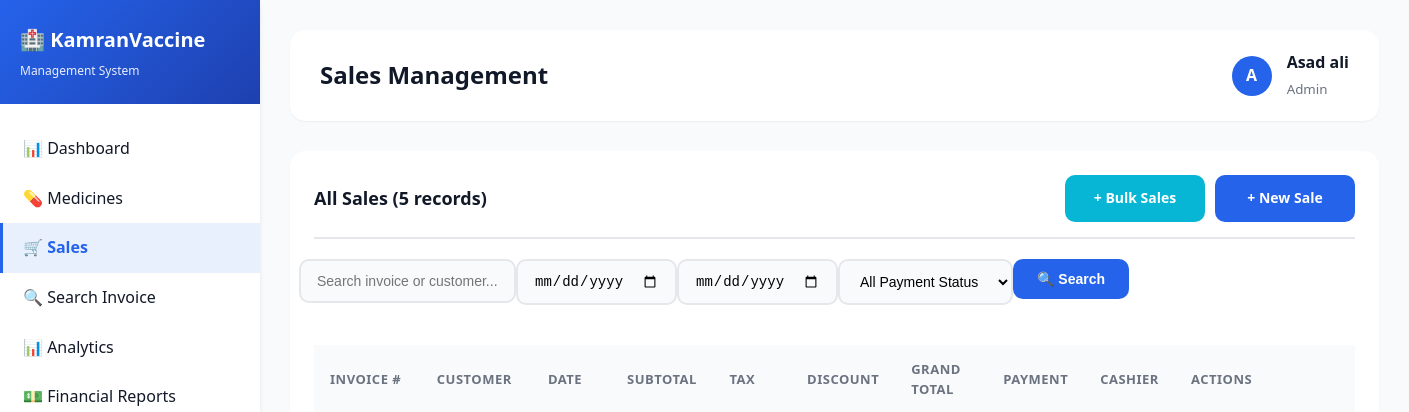
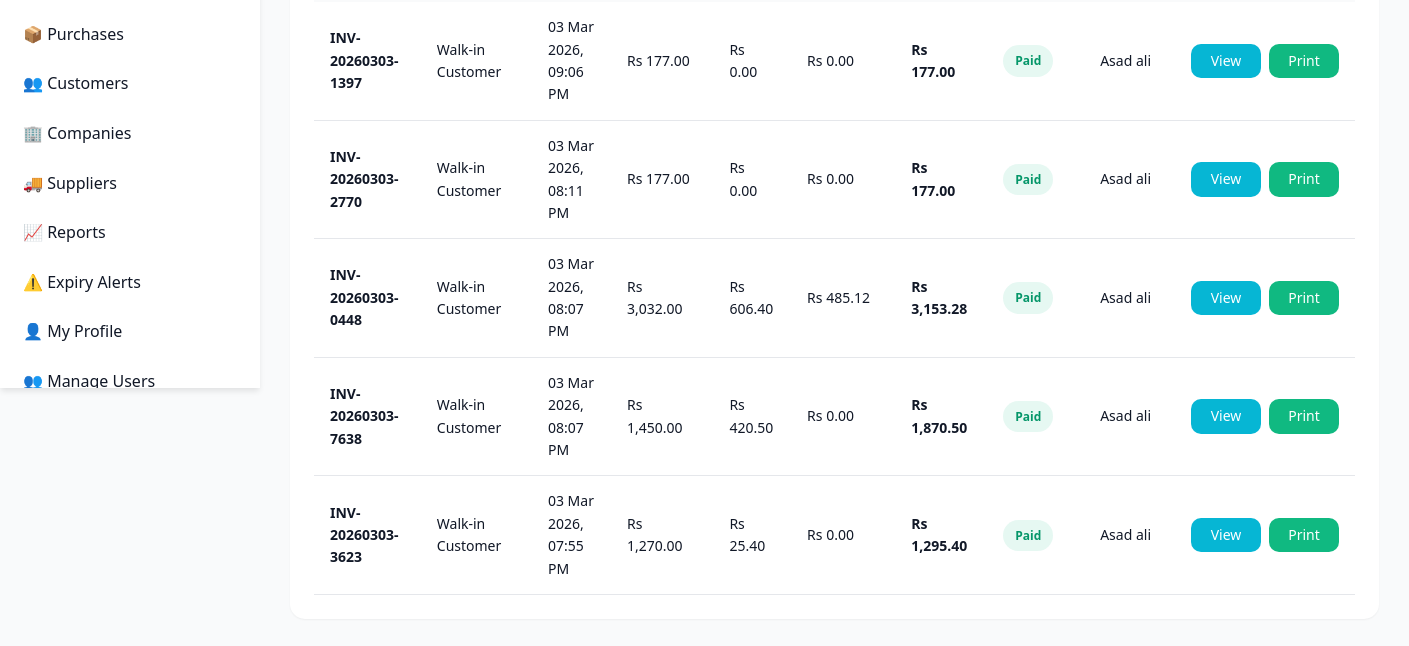
The page /admin/sales.php (signed in) on the database as committed earlier (2 pictures, top to bottom).
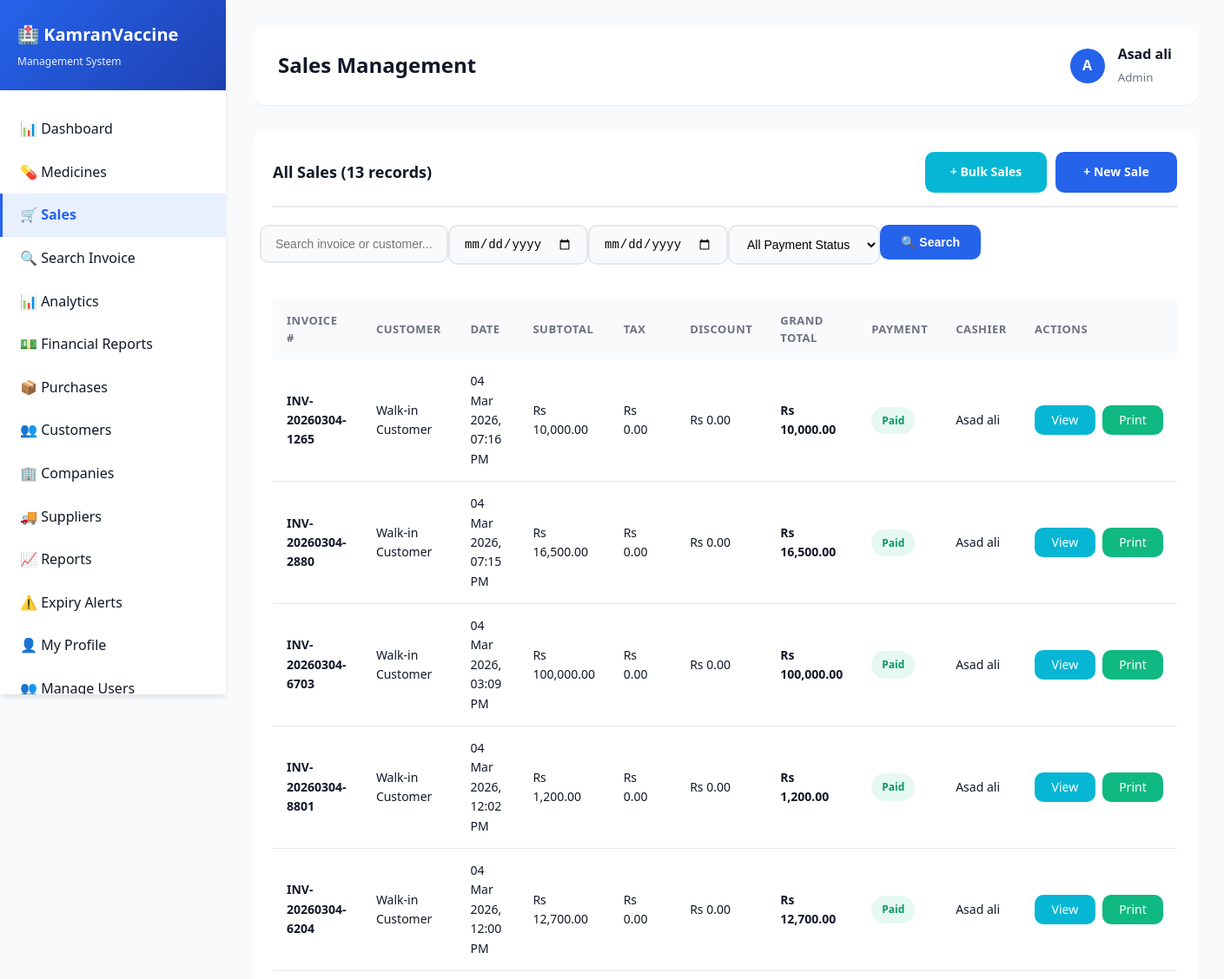
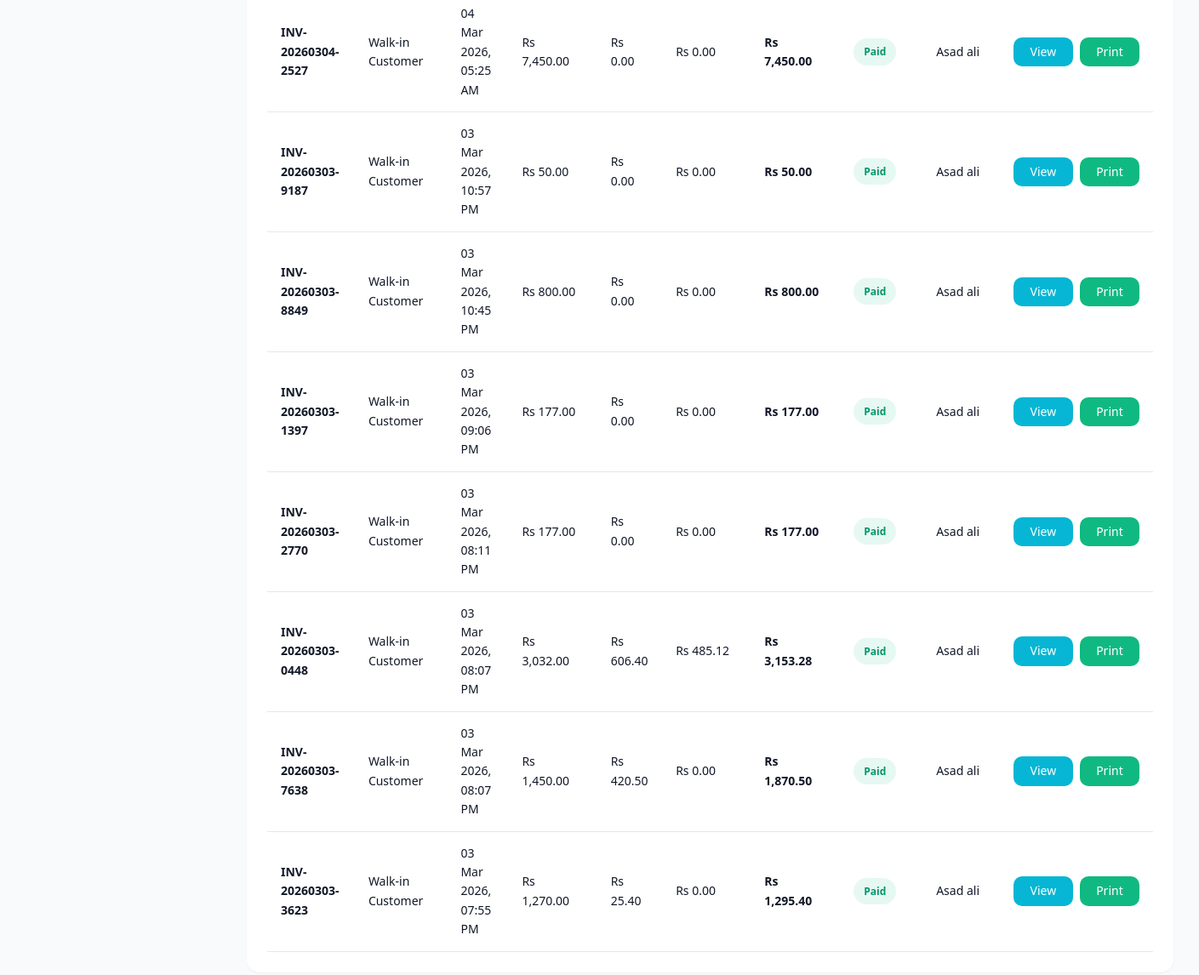
The same page on the database as committed later (2 pictures, top to bottom).
### tables this page shows
CREATE TABLE `sales` (
  `id` int(11) NOT NULL AUTO_INCREMENT,
  `invoice_number` varchar(50) NOT NULL,
  `customer_id` int(11) DEFAULT NULL,
  `user_id` int(11) DEFAULT NULL,
  `sale_date` timestamp NOT NULL DEFAULT current_timestamp(),
  `subtotal` decimal(10,2) NOT NULL,
  `tax_percentage` decimal(5,2) DEFAULT 0.00,
  `tax_amount` decimal(10,2) DEFAULT 0.00,
  `discount_percentage` decimal(5,2) DEFAULT 0.00,
  `discount_amount` decimal(10,2) DEFAULT 0.00,
  `grand_total` decimal(10,2) NOT NULL,
  `payment_method` enum('cash','card','upi','other') DEFAULT 'cash',
  `payment_status` enum('paid','pending','partial') DEFAULT 'paid',
  `amount_paid` decimal(10,2) DEFAULT 0.00,
  `change_amount` decimal(10,2) DEFAULT 0.00,
  `notes` text DEFAULT NULL,
  PRIMARY KEY (`id`),
  UNIQUE KEY `invoice_number` (`invoice_number`),
  KEY `customer_id` (`customer_id`),
  KEY `user_id` (`user_id`),
  KEY `idx_invoice` (`invoice_number`),
  KEY `idx_sale_date` (`sale_date`),
  CONSTRAINT `sales_ibfk_1` FOREIGN KEY (`customer_id`) REFERENCES `customers` (`id`) ON DELETE SET NULL,
  CONSTRAINT `sales_ibfk_2` FOREIGN KEY (`user_id`) REFERENCES `users` (`id`) ON DELETE SET NULL
);

CREATE TABLE `users` (
  `id` int(11) NOT NULL AUTO_INCREMENT,
  `username` varchar(100) NOT NULL,
  `password` varchar(255) NOT NULL,
  `full_name` varchar(255) NOT NULL,
  `email` varchar(255) DEFAULT NULL,
  `phone` varchar(20) DEFAULT NULL,
  `role` enum('admin','pharmacist','cashier','manager') DEFAULT 'cashier',
  `status` enum('active','inactive') DEFAULT 'active',
  `created_at` timestamp NOT NULL DEFAULT current_timestamp(),
  `last_login` timestamp NULL DEFAULT NULL,
  PRIMARY KEY (`id`),
  UNIQUE KEY `username` (`username`),
  KEY `idx_username` (`username`),
  KEY `idx_role` (`role`)
);

### admin/sales.php (the view, shortened to what this page needs)
<?php
include("includes/header.php");
$search = isset($_GET['search']) ? mysqli_real_escape_string($conn, $_GET['search']) : '';
$date_from = isset($_GET['date_from']) ? $_GET['date_from'] : '';
$date_to = isset($_GET['date_to']) ? $_GET['date_to'] : '';
$page = isset($_GET['page']) ? intval($_GET['page']) : 1;
$records_per_page = 15;
$offset = ($page - 1) * $records_per_page;
$count_query = "SELECT COUNT(*) as total FROM sales s
    LEFT JOIN customers c ON s.customer_id = c.id
    LEFT JOIN users u ON s.user_id = u.id WHERE 1=1";
$total_records = mysqli_fetch_assoc(mysqli_query($conn, $count_query))['total'];
$query = "SELECT s.*, c.customer_name, u.full_name as cashier FROM sales s
    LEFT JOIN customers c ON s.customer_id = c.id
    LEFT JOIN users u ON s.user_id = u.id WHERE 1=1";
$query .= " ORDER BY s.sale_date DESC LIMIT $records_per_page OFFSET $offset";
$sales = mysqli_query($conn, $query);
?>
<div class="card">
    <div class="card-header" style="display: flex; justify-content: space-between; align-items: center;">
        <h3>All Sales (<?php echo $total_records; ?> records)</h3>
        <div style="display: flex; gap: 10px;">
            <a href="bulk_sales.php" class="btn btn-info" style="min-width: 140px;">+ Bulk Sales</a>
            <a href="new_sale.php" class="btn btn-primary" style="min-width: 140px;">+ New Sale</a>
        </div>
    </div>
    <div class="card-body">
        <form method="GET" style="margin-bottom: 20px;">
            <div class="row">
                <div class="col-md-3">
                    <div class="form-group">
                        <input type="text" name="search" class="form-control" placeholder="Search invoice or customer..." value="<?php echo htmlspecialchars($search); ?>">
                    </div>
                </div>
                <div class="col-md-2">
                    <div class="form-group">
                        <input type="date" name="date_from" class="form-control" placeholder="From Date" value="<?php echo $date_from; ?>">
                    </div>
                </div>
                <div class="col-md-2">
                    <div class="form-group">
                        <input type="date" name="date_to" class="form-control" placeholder="To Date" value="<?php echo $date_to; ?>">
                    </div>
                </div>
                <div class="col-md-3">
                    <div class="form-group">
                        <select name="payment_status" class="form-control">
                            <option value="">All Payment Status</option>
                        </select>
                    </div>
                </div>
                <div class="col-md-2">
                    <button type="submit" class="btn btn-primary" style="width: 100%;">🔍 Search</button>
                </div>
            </div>
        </form>
        <div class="table-responsive">
            <table>
                <thead>
                    <tr>
                        <th>Invoice #</th>
                        <th>Customer</th>
                        <th>Date</th>
                        <th>Subtotal</th>
                        <th>Tax</th>
                        <th>Discount</th>
                        <th>Grand Total</th>
                        <th>Payment</th>
                        <th>Cashier</th>
                        <th>Actions</th>
                    </tr>
                </thead>
                <tbody>
                    <?php while ($sale = mysqli_fetch_assoc($sales)): ?>
                    <tr>
                        <td><strong><?php echo $sale['invoice_number']; ?></strong></td>
                        <td><?php echo $sale['customer_name'] ?? 'Walk-in Customer'; ?></td>
                        <td><?php echo date('d M Y, h:i A', strtotime($sale['sale_date'])); ?></td>
                        <td>Rs <?php echo number_format($sale['subtotal'], 2); ?></td>
                        <td>Rs <?php echo number_format($sale['tax_amount'], 2); ?></td>
                        <td>Rs <?php echo number_format($sale['discount_amount'], 2); ?></td>
                        <td><strong>Rs <?php echo number_format($sale['grand_total'], 2); ?></strong></td>
                        <td>
                            <span class="badge badge-<?php echo $sale['payment_status'] == 'paid' ? 'success' : 'warning'; ?>">
                                <?php echo ucfirst($sale['payment_status']); ?>
                            </span>
                        </td>
                        <td><?php echo $sale['cashier']; ?></td>
                        <td>
                            <div class="action-buttons">
                                <a href="view_sale.php?id=<?php echo $sale['id']; ?>" class="btn btn-info btn-sm">View</a>
                                <a href="print_invoice.php?id=<?php echo $sale['id']; ?>" class="btn btn-success btn-sm" target="_blank">Print</a>
                            </div>
                        </td>
                    </tr>
                    <?php endwhile; ?>
                </tbody>
            </table>
        </div>
    </div>
</div>
<?php include("includes/footer.php"); ?>

Rows that differ between the two databases and show on the page:
added sales: invoice_number "INV-20260304-1265", customer_name "Walk-in Customer", sale_date "04 Mar 2026, 07:16 PM", subtotal "10,000.00", tax_amount "0.00", discount_amount "0.00", grand_total "10,000.00", payment_status "Paid", user.full_name "Asad ali"
added sales: invoice_number "INV-20260304-2880", customer_name "Walk-in Customer", sale_date "04 Mar 2026, 07:15 PM", subtotal "16,500.00", tax_amount "0.00", discount_amount "0.00", grand_total "16,500.00", payment_status "Paid", user.full_name "Asad ali"
added sales: invoice_number "INV-20260304-6703", customer_name "Walk-in Customer", sale_date "04 Mar 2026, 03:09 PM", subtotal "100,000.00", tax_amount "0.00", discount_amount "0.00", grand_total "100,000.00", payment_status "Paid", user.full_name "Asad ali"
added sales: invoice_number "INV-20260304-8801", customer_name "Walk-in Customer", sale_date "04 Mar 2026, 12:02 PM", subtotal "1,200.00", tax_amount "0.00", discount_amount "0.00", grand_total "1,200.00", payment_status "Paid", user.full_name "Asad ali"
added sales: invoice_number "INV-20260304-6204", customer_name "Walk-in Customer", sale_date "04 Mar 2026, 12:00 PM", subtotal "12,700.00", tax_amount "0.00", discount_amount "0.00", grand_total "12,700.00", payment_status "Paid", user.full_name "Asad ali"
added sales: invoice_number "INV-20260304-2527", customer_name "Walk-in Customer", sale_date "04 Mar 2026, 05:25 AM", subtotal "7,450.00", tax_amount "0.00", discount_amount "0.00", grand_total "7,450.00", payment_status "Paid", user.full_name "Asad ali"
added sales: invoice_number "INV-20260303-9187", customer_name "Walk-in Customer", sale_date "03 Mar 2026, 10:57 PM", subtotal "50.00", tax_amount "0.00", discount_amount "0.00", grand_total "50.00", payment_status "Paid", user.full_name "Asad ali"
added sales: invoice_number "INV-20260303-8849", customer_name "Walk-in Customer", sale_date "03 Mar 2026, 10:45 PM", subtotal "800.00", tax_amount "0.00", discount_amount "0.00", grand_total "800.00", payment_status "Paid", user.full_name "Asad ali"
Other text that changed with them:
$total_records: "5" → "13"
